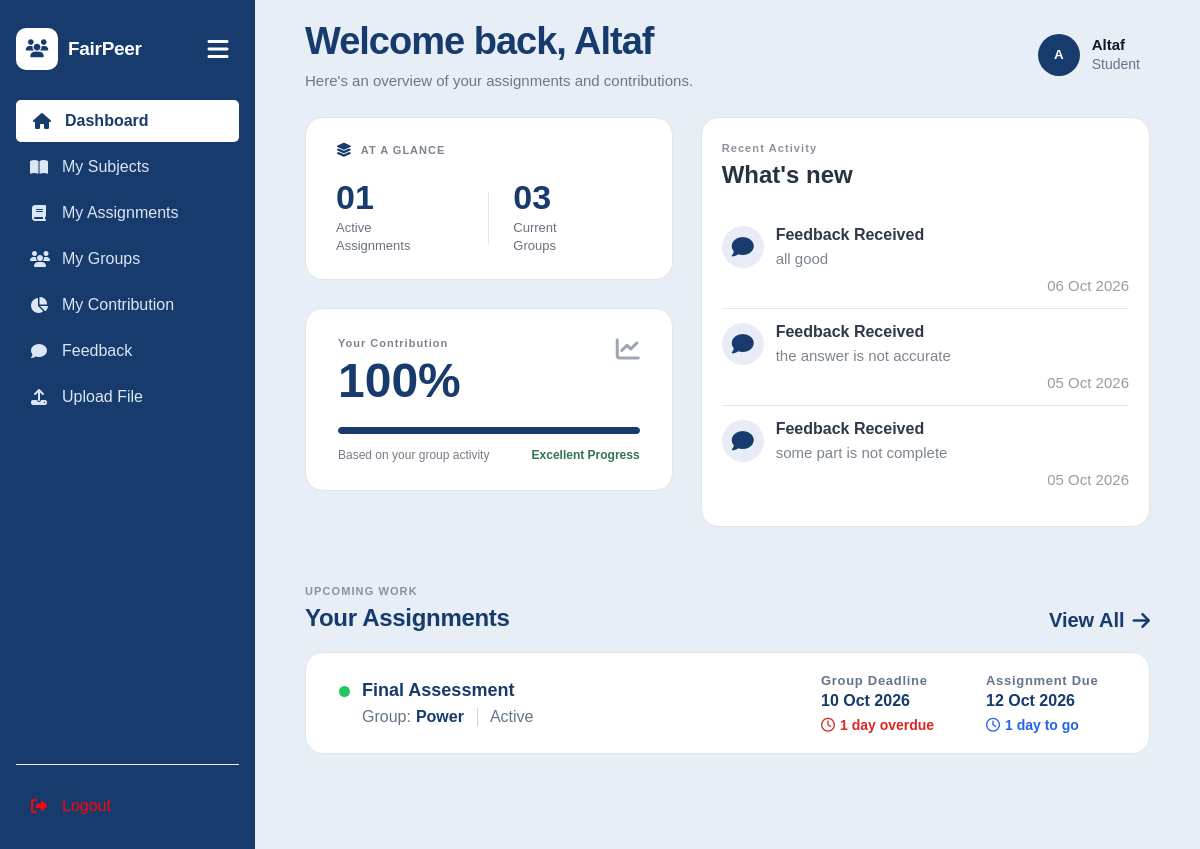
Screenshot of /student_dashboard.php (signed in) with the database file from the repository.
### tables this page shows
CREATE TABLE `student_groups` (
  `group_id` int(11) NOT NULL,
  `created_by` int(11) NOT NULL,
  `group_name` varchar(100) NOT NULL,
  `join_code` varchar(10) DEFAULT NULL,
  `submission_deadline` date DEFAULT NULL,
  `num_members` int(11) NOT NULL,
  `assignment_id` int(11) NOT NULL,
  `created_at` timestamp NULL DEFAULT current_timestamp()
);

CREATE TABLE `assignments` (
  `assignment_id` int(11) NOT NULL,
  `lecturer_id` int(11) DEFAULT NULL,
  `subject_id` int(11) DEFAULT NULL,
  `subject_section_id` int(11) DEFAULT NULL,
  `title` varchar(150) NOT NULL,
  `description` text DEFAULT NULL,
  `attachment_file` varchar(255) DEFAULT NULL,
  `due_date` date NOT NULL,
  `status` varchar(20) NOT NULL,
  `created_at` timestamp NOT NULL DEFAULT current_timestamp()
);

### student_dashboard.php (the view, shortened to what this page needs)
<?php
require_once "db.php";
$user_id = $_SESSION["user_id"];
$assignmentQuery = "
    SELECT COUNT(DISTINCT a.assignment_id) AS total
    FROM assignments a
    INNER JOIN student_groups sg
        ON a.assignment_id = sg.assignment_id
    INNER JOIN group_members gm
        ON sg.group_id = gm.group_id
    LEFT JOIN final_submissions fs
        ON fs.assignment_id = a.assignment_id
        AND fs.group_id = sg.group_id
    WHERE gm.user_id = $user_id
        AND a.status = 'active'
        AND fs.final_submission_id IS NULL
";
$assignmentResult = $conn->query($assignmentQuery);
$activeAssignments = $assignmentResult->fetch_assoc()["total"];
$groupQuery = "
    SELECT COUNT(*) AS total
    FROM group_members
    WHERE user_id = $user_id
";
$groupResult = $conn->query($groupQuery);
$currentGroups = $groupResult->fetch_assoc()["total"];
$contributionQuery = "
    SELECT
        AVG(
            CASE
                WHEN gt.status = 'Completed' THEN 100
                WHEN gt.status = 'Under Review' THEN 50
                WHEN gt.status = 'Revision Required' THEN 25
                ELSE 0
            END
        ) AS average_contribution
    FROM group_tasks gt
    WHERE gt.assigned_to = ?
";
$contributionStmt = $conn->prepare($contributionQuery);
$contributionStmt->bind_param("i", $user_id);
$contributionStmt->execute();
$contributionResult = $contributionStmt->get_result();
$contributionData = $contributionResult->fetch_assoc();
$contributionPercentage =
    $contributionData["average_contribution"] !== null
    ? round($contributionData["average_contribution"])
    : 0;
$userAssignmentsQuery = "
    SELECT
        a.assignment_id,
        a.title,
        a.due_date,
        a.status,
        sg.group_name,
        sg.submission_deadline
    FROM assignments a
    INNER JOIN student_groups sg
        ON a.assignment_id = sg.assignment_id
    INNER JOIN group_members gm
        ON sg.group_id = gm.group_id
    LEFT JOIN final_submissions fs
        ON fs.assignment_id = a.assignment_id
        AND fs.group_id = sg.group_id
    WHERE gm.user_id = $user_id
        AND a.status = 'active'
        AND fs.final_submission_id IS NULL
    ORDER BY a.due_date ASC
";
$userAssignments = $conn->query($userAssignmentsQuery);
$activityQuery = "
SELECT
    'Contribution Updated' AS activity_type,
    contribution_details AS activity_text,
    updated_at AS activity_date
FROM contributions
WHERE user_id = $user_id
UNION ALL
SELECT
    'Feedback Received' AS activity_type,
    feedback_text AS activity_text,
    created_at AS activity_date
FROM feedback
WHERE receiver_id = $user_id
ORDER BY activity_date DESC
LIMIT 3
";
$activityResult = $conn->query($activityQuery);
?>
<!DOCTYPE html>
<html lang="en">
<head>
    <link rel="stylesheet" href="css/style.css">
    <link rel="stylesheet" href="css/dashboard.css">
    <link rel="stylesheet" href="https://cdnjs.cloudflare.com/ajax/libs/font-awesome/6.5.1/css/all.min.css">
</head>
<body class="dashboard-body">
    <aside class="sidebar">
        <div class="sidebar-top">
        <div class="sidebar-logo">
            <div class="logo-icon">
                <i class="fa-solid fa-users"></i>
            </div>
            <div class="logo-text">
                <h2>FairPeer</h2>
            </div>
        </div>
        <button class="sidebar-toggle" id="sidebarToggle" type="button">
            <i class="fa-solid fa-bars"></i>
        </button>
        </div>
        <nav class="sidebar-menu">
            <a href="student_dashboard.php" class="menu-item active">
                <i class="fa-solid fa-house"></i>
                <span>Dashboard</span>
            </a>
            <a href="student_subjects.php" class="menu-item">
                <i class="fa-solid fa-book-open"></i>
                <span>My Subjects</span>
            </a>
            <a href="student_assignments.php" class="menu-item">
                <i class="fa-solid fa-book"></i>
                <span>My Assignments</span>
            </a>
            <a href="student_groups.php" class="menu-item">
                <i class="fa-solid fa-users"></i>
                <span>My Groups</span>
            </a>
            <a href="student_contribution.php" class="menu-item">
                <i class="fa-solid fa-chart-pie"></i>
                <span>My Contribution</span>
            </a>
            <a href="student_feedback.php" class="menu-item">
                <i class="fa-solid fa-comment"></i>
                <span>Feedback</span>
            </a>
            <a href="student_upload.php" class="menu-item">
                <i class="fa-solid fa-upload"></i>
                <span>Upload File</span>
            </a>
        </nav>
        <div class="sidebar-bottom">
            <a href="logout.php" class="menu-item logout">
                <i class="fa-solid fa-right-from-bracket"></i>
                <span>Logout</span>
            </a>
        </div>
    </aside>
    <main class="dashboard-main">
        <header class="dashboard-header">
            <div class="welcome-area">
                <h1>Welcome back, <?php echo htmlspecialchars($_SESSION["nickname"]); ?></h1>
                <p>Here's an overview of your assignments and contributions.</p>
            </div>
            <button type="button" class="header-profile" id="openProfileModal">
                <div class="profile-avatar">
                    <?php echo strtoupper(substr($_SESSION["nickname"], 0, 1)); ?>
                </div>
                <div class="profile-info">
                    <strong>
                        <?php echo htmlspecialchars($_SESSION["nickname"]); ?>
                    </strong>
                    <span>Student</span>
                </div>
            </button>
        </header>
        <div class="dashboard-overview-layout">
            <div class="dashboard-left">
                <section class="overview-grid">
                    <div class="overview-card">
                        <div class="section-label">
                        <span><i class="fa-solid fa-layer-group"></i></span>
                        <p>AT A GLANCE</p>
                        </div>
                        <div class="glance-stats">
                            <div class="glance-item">
                                <h2><?php echo str_pad($activeAssignments, 2, "0", STR_PAD_LEFT); ?></h2>
                                <p>Active<br>Assignments</p>
                            </div>
                            <div class="glance-item">
                            <h2><?php echo str_pad($currentGroups, 2, "0", STR_PAD_LEFT); ?></h2>
                            <p>Current<br>Groups</p>
                            </div>
                        </div>
                    </div>
                </section>
        <section class="contribution-overview">
                <div class="contribution-top">
                    <div>
                    <p class="contribution-label">Your Contribution</p>
                    <h2><?php echo round($contributionPercentage); ?>%</h2>
                </div>
                <i class="fa-solid fa-chart-line"></i>
                </div>
            <div class="progress-bar">
                <div class="progress-fill" style="width: <?php echo $contributionPercentage; ?>%;"></div>
            </div>
            <div class="contribution-footer">
                <span>Based on your group activity</span>
                <span class="contribution-status">
                    <?php
                    if ($contributionPercentage == 0) {
                        echo "No Activity Yet";
                        } elseif ($contributionPercentage < 50) {
                            echo "Getting Started";
                            } elseif ($contributionPercentage < 80) {
                                echo "Good Progress";
                                } else {
                                    echo "Excellent Progress";
                                    }
                                    ?>
                </span>
            </div>
        </section>
        </div>
        <div class="recent-activity-card">
            <p class="activity-title">Recent Activity</p>
            <h2>What's new</h2>
        <div class="activity-list">
                <?php if ($activityResult->num_rows > 0): ?>
                    <?php while ($activity = $activityResult->fetch_assoc()): ?>
                        <div class="activity-item">
                            <div class="activity-icon">
                                <i class="fa-solid <?php echo $activity["activity_type"] == "Feedback Received"
                                ? "fa-comment"
                                : "fa-chart-line";
                                ?>">
                                </i>
                            </div>
                            <div class="activity-content">
                                <h4><?php echo $activity["activity_type"]; ?></h4>
                                <p><?php echo htmlspecialchars($activity["activity_text"]); ?></p>
                            </div>
                            <span class="activity-time">
                                <?php echo date("d M Y",strtotime($activity["activity_date"])); ?>
                            </span>
                        </div>
                    <?php endwhile; ?>
                <?php endif; ?>
            </div>
        </div>
    </div>
        <section class="dashboard-block assignment-block">
    <div class="block-header">
        <div>
            <p class="block-label">UPCOMING WORK</p>
            <h2>Your Assignments</h2>
        </div>
        <a href="student_assignments.php" class="simple-link">
            View All
            <i class="fa-solid fa-arrow-right"></i>
        </a>
    </div>
    <?php if ($userAssignments && $userAssignments->num_rows > 0): ?>
    <div class="assignment-list">
        <?php while ($assignment=$userAssignments->fetch_assoc()): ?>
        <?php
        $status=strtolower(trim($assignment["status"]));
        $today=new DateTime();
        $today->setTime(0,0,0);
        $dueDate=new DateTime($assignment["due_date"]);
        $dueDate->setTime(0,0,0);
        $daysDifference=(int)$today->diff($dueDate)->format("%r%a");
        if($daysDifference>1){
            $dueText=$daysDifference." days to go";
            $dueClass="upcoming";
        }elseif($daysDifference===1){
            $dueText="1 day to go";
            $dueClass="upcoming";
        }elseif($daysDifference===0){
            $dueText="Due today";
            $dueClass="today";
        }elseif($daysDifference===-1){
            $dueText="1 day overdue";
            $dueClass="overdue";
        }else{
            $dueText=abs($daysDifference)." days overdue";
            $dueClass="overdue";
        }
        $groupDueText = "";
$groupDueClass = "";
if (!empty($assignment["submission_deadline"])) {
    $groupDueDate = new DateTime($assignment["submission_deadline"]);
    $groupDueDate->setTime(0, 0, 0);
    $groupDaysDifference = (int)$today->diff($groupDueDate)->format("%r%a");
    if ($groupDaysDifference > 1) {
        $groupDueText = $groupDaysDifference . " days to go";
        $groupDueClass = "upcoming";
    } elseif ($groupDaysDifference === 1) {
        $groupDueText = "1 day to go";
        $groupDueClass = "upcoming";
    } elseif ($groupDaysDifference === 0) {
        $groupDueText = "Due today";
        $groupDueClass = "today";
    } elseif ($groupDaysDifference === -1) {
        $groupDueText = "1 day overdue";
        $groupDueClass = "overdue";
    } else {
        $groupDueText = abs($groupDaysDifference) . " days overdue";
        $groupDueClass = "overdue";
    }
}
        ?>
        <div class="assignment-row">
            <div class="assignment-left">
                <div class="assignment-dot <?php echo $status==="active" ? "active-dot" : "pending-dot"; ?>"></div>
                <div class="dashboard-assignment-info">
                    <h3><?php echo htmlspecialchars($assignment["title"]); ?></h3>
                    <p>
                        <span>Group:</span>
                        <strong><?php echo htmlspecialchars($assignment["group_name"]); ?></strong>
                        <span class="assignment-status-text"><?php echo ucfirst(htmlspecialchars($status)); ?></span>
                    </p>
                </div>
            </div>
<div class="assignment-right">
    <?php if (!empty($assignment["submission_deadline"])): ?>
        <div class="deadline">
            <span>Group Deadline</span>
            <strong>
                <?php echo date("d M Y", strtotime($assignment["submission_deadline"])); ?>
            </strong>
            <small class="dashboard-countdown <?php echo $groupDueClass; ?>">
                <i class="fa-regular fa-clock"></i>
                <?php echo htmlspecialchars($groupDueText); ?>
            </small>
        </div>
    <?php endif; ?>
    <div class="deadline">
        <span>Assignment Due</span>
        <strong>
            <?php echo date("d M Y", strtotime($assignment["due_date"])); ?>
        </strong>
        <small class="dashboard-countdown <?php echo $dueClass; ?>">
            <i class="fa-regular fa-clock"></i>
            <?php echo htmlspecialchars($dueText); ?>
        </small>
    </div>
</div>
        </div>
        <?php endwhile; ?>
    </div>
    <?php endif; ?>
</section>
</main>
</body>
</html>

### rows the page displays
student_groups: assignment.title "Final Assessment", group_name "Power", assignment.status "Active", submission_deadline "10 Oct 2026", submission_deadline "1 day overdue", assignment.due_date "12 Oct 2026", assignment.due_date "1 day to go"

### other values shown
$_SESSION["nickname"] "Altaf"
substr($_SESSION["nickname"], 0, 1) "A"
str_pad($activeAssignments, 2, "0", STR_PAD_LEFT) "01"
str_pad($currentGroups, 2, "0", STR_PAD_LEFT) "03"
$contributionPercentage "100"
$activity["activity_type"] "Feedback Received"
$activity["activity_text"] "all good"
date("d M Y",strtotime($activity["activity_date"])) "06 Oct 2026"
$activity["activity_text"] "the answer is not accurate"
date("d M Y",strtotime($activity["activity_date"])) "05 Oct 2026"
$activity["activity_text"] "some part is not complete"
